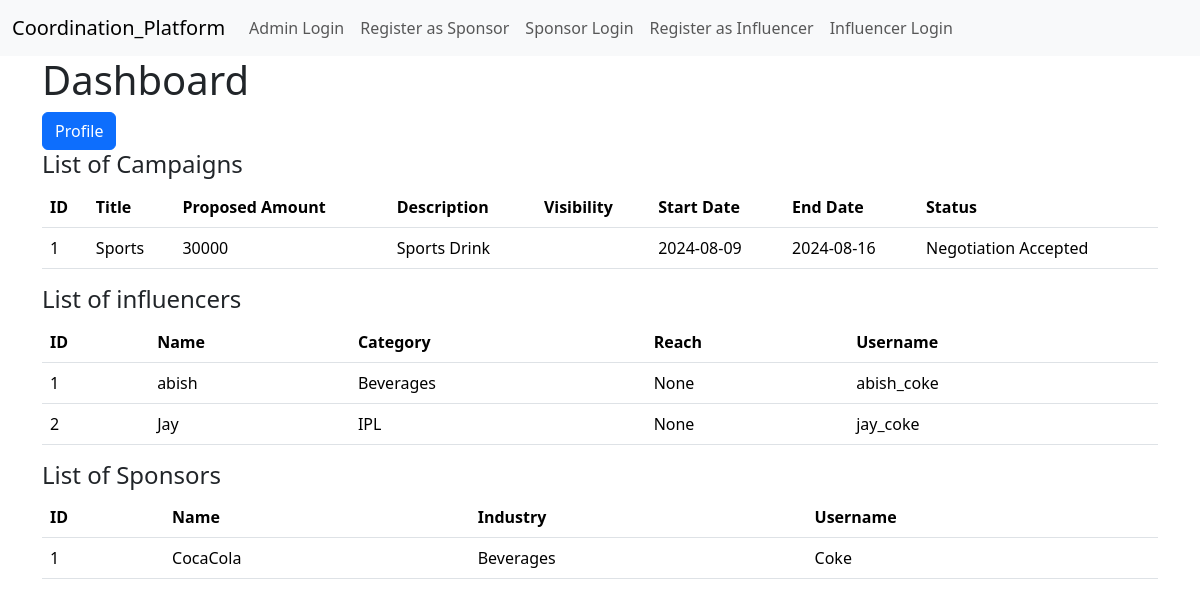
The page /admin_dashboard (signed in) on the database its author committed.
### models.py (models this page shows)
class Campaign(db.Model):
    id = db.Column(db.Integer, primary_key = True)
    sponsor_id = db.Column(db.Integer, db.ForeignKey('sponsor.id'))
    title = db.Column(db.String(32))
    desc = db.Column(db.Text)
    start_date = db.Column(db.Date)
    end_date = db.Column(db.Date)
    budget = db.Column(db.Integer)
    campaign = db.relationship('Ad_request', backref = 'campaign')

class Ad_request(db.Model):
    id = db.Column(db.Integer, primary_key = True)
    influencer_id = db.Column(db.Integer, db.ForeignKey('influencer.id'))
    campaign_id = db.Column(db.Integer, db.ForeignKey('campaign.id'))
    payment_amount = db.Column(db.Integer)
    proposed_amount = db.Column(db.Integer)
    status = db.Column(db.Enum('Pending', 'Accepted', 'Rejected','Negotiation'), default = 'Pending')

class Influencer(db.Model):
    id = db.Column(db.Integer, primary_key = True)
    name = db.Column(db.String(32))
    category = db.Column(db.String(20))
    reach = db.Column(db.Numeric(15,0))
    username = db.Column(db.String(32))
    password = db.Column(db.String(256), nullable = False)
    ad_requests = db.relationship(('Ad_request'), backref = 'influencer')

class Sponsor(db.Model):
    id = db.Column(db.Integer, primary_key = True)
    name = db.Column(db.String(40))
    industry = db.Column(db.String(32))
    username = db.Column(db.String(32))
    password = db.Column(db.String(256), nullable = False)
    sponsors = db.relationship('Campaign', backref = 'sponsor')

### routes.py (the view)
@app.route('/admin_dashboard')
@auth_required('admin')
def admin_dashboard():
    influencers=[]
    sponsors=[]
    campaigns = Campaign.query.all()
    campaign_details = []
    for campaign in campaigns:
        ad_requests = Ad_request.query.filter_by(campaign_id=campaign.id).all()
        ad_request_details = [{
            'id': ad_request.id,
            'influencer_id': ad_request.influencer_id,
            'payment_amount': ad_request.payment_amount,
            'proposed_amount': ad_request.proposed_amount,
            'status': ad_request.status
        } for ad_request in ad_requests]
        campaign_details.append({
            'id': campaign.id,
            'title': campaign.title,
            'desc': campaign.desc,
            'start_date': campaign.start_date,
            'end_date': campaign.end_date,
            'budget': campaign.budget,
            'ad_requests': ad_request_details
        })
        influencers = Influencer.query.all()
        sponsors = Sponsor.query.all()
    return render_template('admin/admin_dashboard.html', campaigns=campaign_details, influencers=influencers, sponsors=sponsors)

### functions.py (called while the page is built)
def auth_required(required_role):
    def decorator(func):
        @wraps(func)
        def wrapper(*args, **kwargs):
            if 'user_id' in session:
                if session.get('user_role') == required_role:
                    return func(*args, **kwargs)
                else:
                    flash('Access denied: Incorrect role')
                    return redirect(url_for(f'{required_role}_login'))
            else:
                flash('Please login to continue')
                return redirect(url_for(f'{required_role}_login'))
        return wrapper
    return decorator

### templates/admin/admin_dashboard.html (shortened to what this page needs)
{% extends 'layout.html' %}
{% block content %}
    <h1>Dashboard</h1>
    <div><a href="{{ url_for('admin_profile') }}" class="btn btn-primary">Profile</a></div>
    <div class="dashboard-content">
        <div>
            <h4>List of Campaigns</h4>
            <table class="table">
                <tr>
                    <th>ID</th>
                    <th>Title</th>
                    <th>Proposed Amount</th>
                    <th>Description</th>
                    <th>Visibility</th>
                    <th>Start Date</th>
                    <th>End Date</th>
                    <th>Status</th>
                    </tr>
                    {% if campaigns %}
                        {% for campaign in campaigns %}
                    <tr>
                        <td>{{ campaign.id }}</td>
                        <td>{{ campaign.title }}</td>
                        <td>{{ campaign.budget }}</td>
                        <td>{{ campaign.desc }}</td>
                        <td>{{ campaign.visibility }}</td>
                        <td>{{ campaign.start_date }}</td>
                        <td>{{ campaign.end_date }}</td>
                        <td>
                            {% if campaign.ad_requests %}
                                {% for ad_request in campaign.ad_requests %}
                                    {{ ad_request.status }}
                                {% endfor %}
                            {% else %}
                                No ad requests
                            {% endif %}
                        </td>
                    </tr>
                        {% endfor %}
                    {% else %}
                    <tr>
                        <td colspan="7">No campaigns found.</td>
                    </tr>
                    {% endif %}
                </table>
            </div>
            <div>
                <h4>List of influencers</h4>
                <table class="table">
                    <thead>
                        <tr>
                            <th>ID</th>
                            <th>Name</th>
                            <th>Category</th>
                            <th>Reach</th>
                            <th>Username</th>
                        </tr>
                    </thead>
                    <tbody>
                        {% if influencers %}
                            {% for influencer in influencers %}
                            <tr>
                                <td>{{ influencer.id }}</td>
                                <td>{{ influencer.name }}</td>
                                <td>{{ influencer.category }}</td>
                                <td>{{ influencer.reach }}</td>
                                <td>{{ influencer.username }}</td>
                            </tr>
                            {% endfor %}
                        {% else %}
                        <tr>
                            <td colspan="6">No influencers found.</td>
                        </tr>
                        {% endif %}
                    </tbody>
                </table>
            </div>
            <div>
                <h4>List of Sponsors</h4>
                <table class="table">
                    <thead>
                        <tr>
                            <th>ID</th>
                            <th>Name</th>
                            <th>Industry</th>
                            <th>Username</th>
                        </tr>
                    </thead>
                    <tbody>
                        {% if sponsors %}
                            {% for sponsor in sponsors %}
                            <tr>
                                <td>{{ sponsor.id }}</td>
                                <td>{{ sponsor.name }}</td>
                                <td>{{ sponsor.industry }}</td>
                                <td>{{ sponsor.username }}</td>
                            </tr>
                            {% endfor %}
                        {% else %}
                        <tr>
                            <td colspan="5">No sponsors found.</td>
                        </tr>
                        {% endif %}
                    </tbody>
                </table>
            </div>
        </div>
{% endblock %}

### templates/layout.html (shortened to what this page needs)
<!DOCTYPE html>
<html lang="en">
<head>
    <link href="https://cdn.jsdelivr.net/npm/bootstrap@5.3.3/dist/css/bootstrap.min.css" rel="stylesheet">
    <link rel="stylesheet" href="https://cdnjs.cloudflare.com/ajax/libs/font-awesome/6.6.0/css/all.min.css" />
</head>
<body>
  {% include 'navbar.html'   %}
  <div class="container">
    {% block content %}
    {% endblock %}
  </div>
</body>
</html>

### templates/navbar.html (shortened to what this page needs)
 <nav class="navbar navbar-expand-lg bg-body-tertiary">
    <div class="container-fluid">
      <a class="navbar-brand" href="/">Coordination_Platform</a>
      <div class="collapse navbar-collapse" id="navbarNav">
        <ul class="navbar-nav">
          <li class="nav-item">
            <a class="nav-link" href="{{ url_for('admin_login')}}">Admin Login</a>
          </li>
          <li class="nav-item">
            <a class="nav-link" href="{{url_for('sponsor_registeration')}}">Register as Sponsor</a>
          </li>
          <li class="nav-item">
            <a class="nav-link" href="{{url_for('sponsor_login')}}">Sponsor Login</a>
          </li>
          <li class="nav-item">
            <a class="nav-link" href="{{url_for('influencer_registeration')}}">Register as Influencer</a>
          </li>
          <li>
            <a class = "nav-link" href = "{{url_for('influencer_login')}}">Influencer Login</a>
          </li>
        </ul>
      </div>
    </div>
  </nav>

### rows shown on the page
Campaign: id "1", title "Sports", budget "30000", desc "Sports Drink", start_date "2024-08-09", end_date "2024-08-16"
Ad_request: status "Negotiation"
Ad_request: status "Accepted"
Influencer: id "1", name "abish", category "Beverages", reach "None", username "abish_coke"
Influencer: id "2", name "Jay", category "IPL", reach "None", username "jay_coke"
Sponsor: id "1", name "CocaCola", industry "Beverages", username "Coke"
